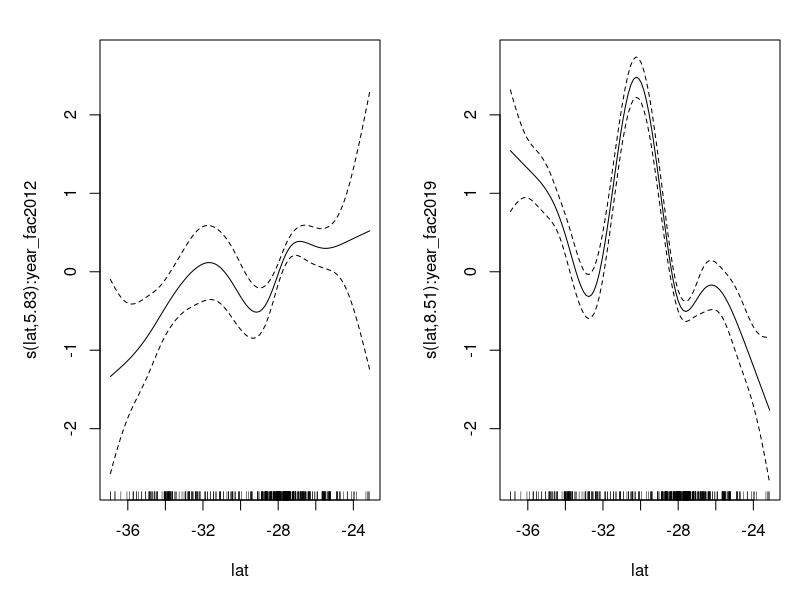
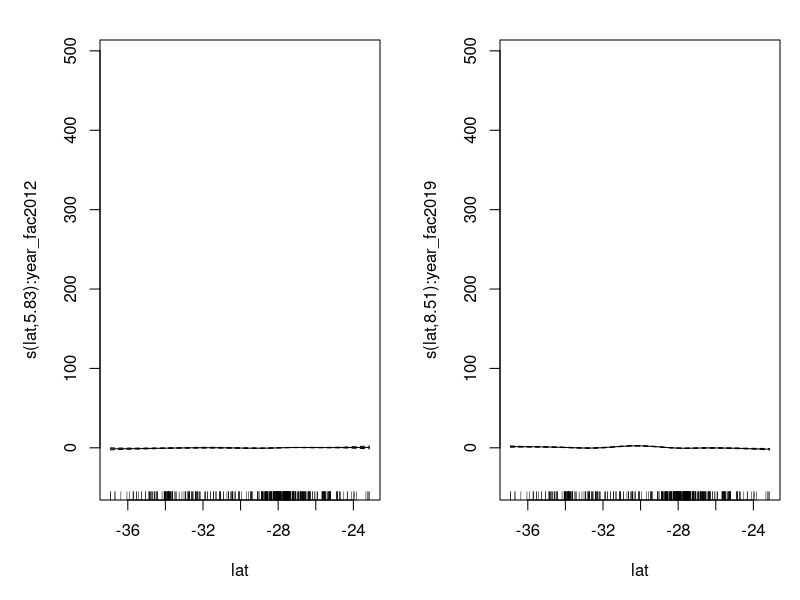
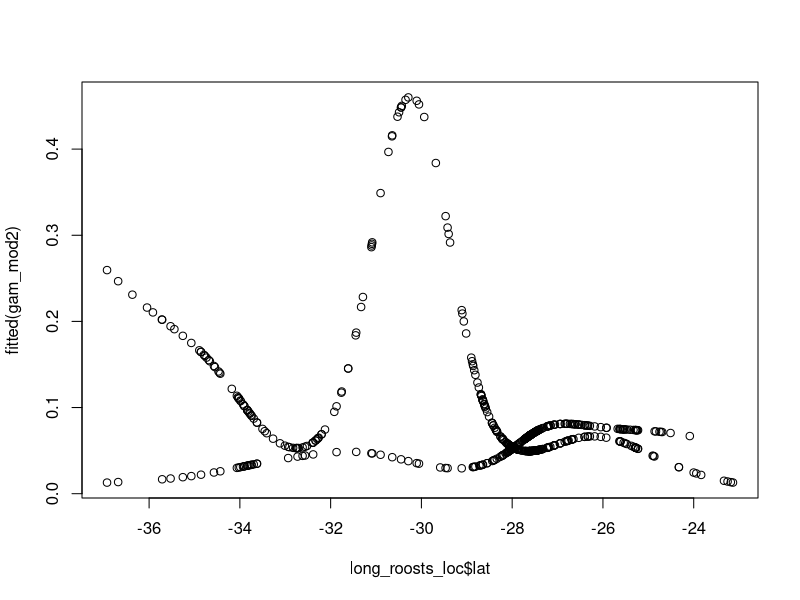
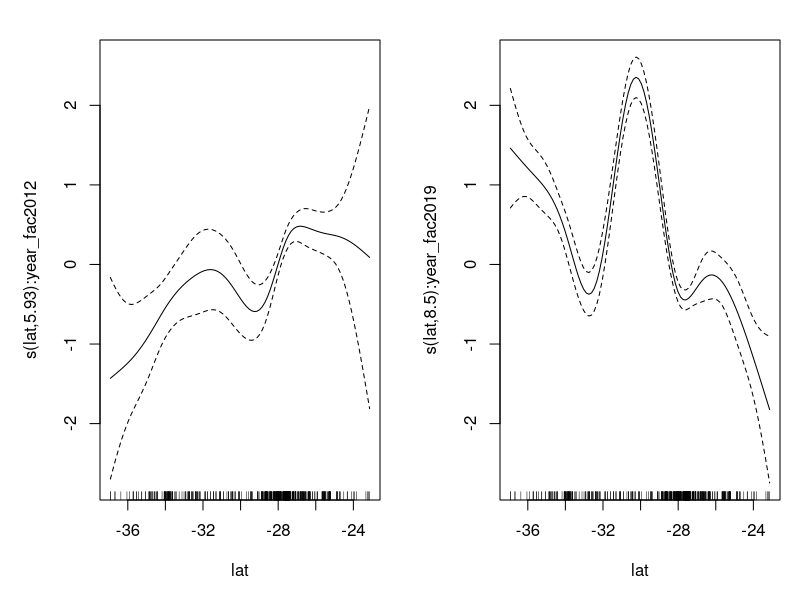
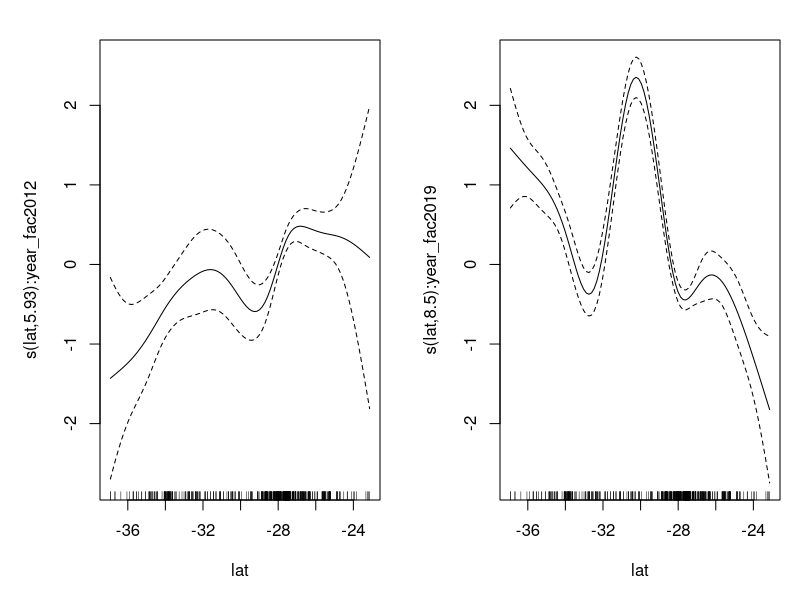
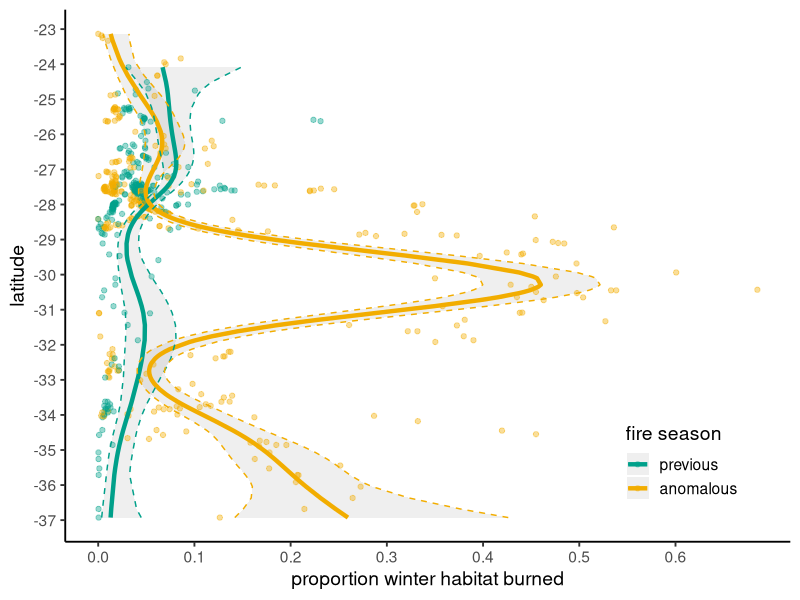
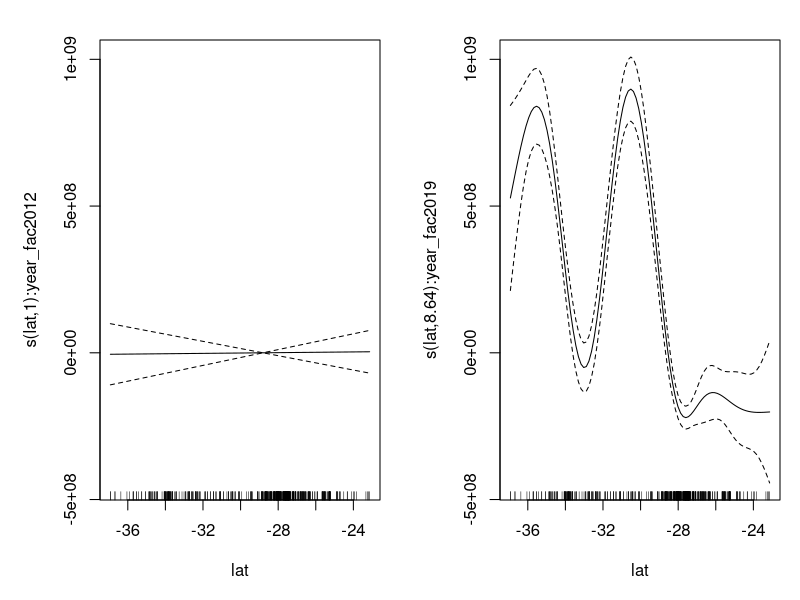

Here is the R script that generated these plots, in order: (Note: this script raises an error after producing the figures.)
###########################################################
# Investigating fire impact on flying fox habitat and roost occupancy
# GAMs for focal fire seasons: 2012-2013; 2019-2020
##########################################################
# libraries
library(dplyr) #manipulating dfs
library(mgcv) #gams
library(ggplot2)

##########################################################
# Proportion winter habitat burned in focal years
prop_2012 = read.csv("data/Prop_WintHabBurn440_2012.csv")
prop_2012$year =2012
names(prop_2012)
prop_2019 = read.csv("data/Prop_WintHabBurn440_2019.csv")
prop_2019$year = 2019
names(prop_2019)

ff_loc = read.csv("data/ff_roost_locations.csv", header = TRUE)

long_roosts = plyr::rbind.fill(prop_2012, prop_2019)
long_roosts_loc = merge(long_roosts,ff_loc,by.x = 'Camp',by.y = 'camp.name',  all.x = TRUE)
long_roosts_loc$year_fac = as.factor(long_roosts_loc$year)


# GAMMS
gam_mod1 <- gam(Prop_HabBurn440 ~ s(lat, by = year_fac), data = long_roosts_loc, family = betar(link="logit")) #, family = 'betar'
summary(gam_mod1)
coef(gam_mod1)
plot(gam_mod1, pages=1)
exp(gam_mod1$family$getTheta())
plot(gam_mod1, residuals = TRUE, pch = 1, pages=1)

gam_mod2 <- gam(Prop_HabBurn440 ~ s(lat, by = year_fac) + year_fac, data = long_roosts_loc, family = betar(link="logit")) #, family = 'betar'
summary(gam_mod2) #allows for different intercepts
coef(gam_mod2)
plot(long_roosts_loc$lat, fitted(gam_mod2))
long_roosts_loc$fit = fitted(gam_mod2)
print(gam_mod2)
plot(gam_mod2, pages=1)
exp(gam_mod2$family$getTheta())

plot.gam(gam_mod2, pages=1)
p <- predict(gam_mod2, long_roosts_loc, type = "link", se.fit = TRUE)
upr <- p$fit + (2 * p$se.fit)
lwr <- p$fit - (2 * p$se.fit)
upr <- gam_mod2$family$linkinv(upr) #point CIs
lwr <- gam_mod2$family$linkinv(lwr)
long_roosts_loc$upr = upr
long_roosts_loc$lwr = lwr

yr_cols = c("#00A08A", "#F2AD00") #originally derived from wesanderson Darjeeling1 color pallete
range(long_roosts_loc$lat)
xbrks = seq(-37,-23, by = 1)
ybrks = seq(0,0.6, by = 0.1)
ggplot(long_roosts_loc, aes(x=lat, y=Prop_HabBurn440, color=year_fac))+
  geom_ribbon(aes(ymin=lwr, ymax=upr, color = year_fac), alpha=0.08, lty =0) +
  geom_point(alpha = 0.4) +
  geom_line(aes(x = lat, y = fit, color = year_fac), lwd = 1.5) + 
  geom_line(aes(x = lat, y = upr), lty =2) + 
  geom_line(aes(x = lat, y = lwr), lty =2) + 
  scale_x_continuous(breaks = xbrks) +
  scale_y_continuous(breaks = ybrks) +
  scale_color_manual(values=yr_cols, labels = c('previous', 'anomalous'))+
  coord_flip()+
  labs(fill = "Year", y = 'proportion winter habitat burned',
       x= 'latitude', color = 'fire season')+
  theme_classic(base_size = 14)+
  theme(legend.position = c(0.85, 0.15)) 

##########################################################
# Total burned foraging habitat 
hab_2012 = read.csv("data/Total_HabitatBurn440_2012.csv", header = TRUE)
hab_2012$year =2012
names(hab_2012)
hab_2012 = hab_2012[,c('Camp','Burn440_Area','year')]
names(hab_2012) <- c('camp.name', 'tot.hab.burn','year')

hab_2019 = read.csv("data/Total_HabitatBurn440_2019.csv", header = TRUE)
hab_2019$year = 2019
names(hab_2019)
hab_2019 = hab_2019[,c('Camp','Burn440_Area','year')]
names(hab_2019) <- c('camp.name', 'tot.hab.burn','year')

long_forg_hab = plyr::rbind.fill(hab_2012, hab_2019)
long_forg_hab_loc = merge(long_forg_hab,ff_loc,by = 'camp.name',  all.x = TRUE)
long_forg_hab_loc$year_fac = as.factor(long_forg_hab_loc$year)
# GAMMS
gam_mod1 <- gam(tot.hab.burn ~ s(lat, by = year_fac), data = long_forg_hab_loc) 
summary(gam_mod1)
coef(gam_mod1)
plot(gam_mod1, pages=1)
exp(gam_mod1$family$getTheta())
plot(gam_mod1, residuals = TRUE, pch = 1, pages=1)

gam_mod2 <- gam(tot.hab.burn ~ s(lat, by = year_fac) + year_fac, data = long_forg_hab_loc) #, family = 'betar'
summary(gam_mod2) #allows for different intercepts
coef(gam_mod2)
plot(long_forg_hab_loc$lat, fitted(gam_mod2))
long_forg_hab_loc$fit = fitted(gam_mod2)
print(gam_mod2)
plot(gam_mod2, pages=1)

plot.gam(gam_mod2, pages=1)
p <- predict(gam_mod2, long_forg_hab_loc, type = "link", se.fit = TRUE)
upr <- p$fit + (2 * p$se.fit)
lwr <- p$fit - (2 * p$se.fit)
upr <- gam_mod2$family$linkinv(upr)
lwr <- gam_mod2$family$linkinv(lwr)
long_forg_hab_loc$upr = upr
long_forg_hab_loc$lwr = lwr


range(long_forg_hab_loc$lat)
xbrks = seq(-37,-23, by = 1)
#ybrks = seq(0,1000000000, by = 10000)
ggplot(long_forg_hab_loc, aes(x=lat, y=tot.hab.burn, color=year_fac))+
  geom_ribbon(aes(ymin=lwr, ymax=upr, color = year_fac), alpha=0.08, lty =0) +
  geom_point(alpha = 0.4) +
  geom_line(aes(x = lat, y = fit, color = year_fac), lwd = 1.5) + 
  geom_line(aes(x = lat, y = upr), lty =2) + 
  geom_line(aes(x = lat, y = lwr), lty =2) + 
  scale_x_continuous(breaks = xbrks) +
  scale_y_continuous() +
  scale_color_manual(values=yr_cols, labels = c('typical', 'anomalous'))+
  coord_flip()+
  labs(fill = "Year", y = 'total habitat burned',
       x= 'latitude', color = 'fire season')+
  theme_classic(base_size = 14)+
  theme(legend.position = c(0.85, 0.15)) 
